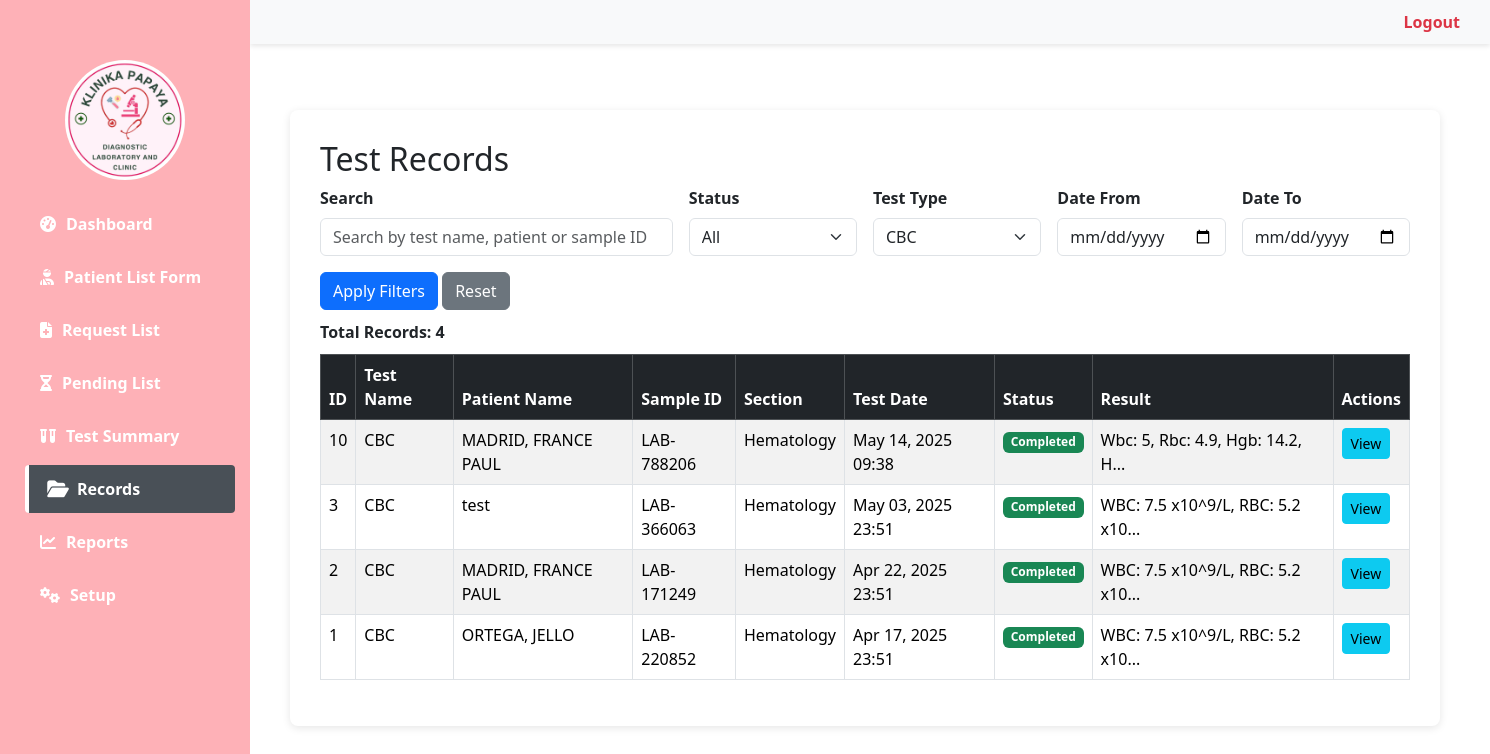
Page /records.php?test=CBC (signed in) on the committed database.
### tables this page shows
CREATE TABLE `test_records` (
  `id` int(11) NOT NULL,
  `test_name` varchar(100) NOT NULL,
  `patient_name` varchar(100) NOT NULL,
  `patient_id` int(11) NOT NULL,
  `sample_id` varchar(50) NOT NULL,
  `section` varchar(50) NOT NULL,
  `test_date` datetime NOT NULL,
  `result` text DEFAULT NULL,
  `status` enum('Pending','In Progress','Completed') DEFAULT 'Pending',
  `remarks` text DEFAULT NULL,
  `performed_by` varchar(50) DEFAULT NULL,
  `created_at` timestamp NOT NULL DEFAULT current_timestamp(),
  `updated_at` timestamp NOT NULL DEFAULT current_timestamp() ON UPDATE current_timestamp()
);

### records.php (the view, shortened to what this page needs)
<?php
require_once 'config/db_connect.php';
$searchTerm = $_GET['search'] ?? '';
$statusFilter = $_GET['status'] ?? 'all';
$testFilter = $_GET['test'] ?? 'all';
$dateFrom = $_GET['date_from'] ?? '';
$dateTo = $_GET['date_to'] ?? '';
$conditions = [];
$params = [];
if ($testFilter != 'all') {
    $conditions[] = "test_name = :test";
    $params[':test'] = $testFilter;
}
$whereClause = !empty($conditions) ? "WHERE " . implode(" AND ", $conditions) : "";
$recordsPerPage = 10;
$page = isset($_GET['page']) && is_numeric($_GET['page']) ? (int)$_GET['page'] : 1;
$offset = ($page - 1) * $recordsPerPage;
try {
    $countSql = "SELECT COUNT(*) FROM test_records $whereClause";
    $countStmt = $connect->prepare($countSql);
    foreach ($params as $key => $value) {
        $countStmt->bindValue($key, $value);
    }
    $countStmt->execute();
    $totalRecords = $countStmt->fetchColumn();
    $testTypesStmt = $connect->query("SELECT DISTINCT test_name FROM test_records ORDER BY test_name");
    $testTypes = $testTypesStmt->fetchAll(PDO::FETCH_COLUMN);
    $sql = "SELECT * FROM test_records $whereClause ORDER BY test_date DESC LIMIT :limit OFFSET :offset";
    $stmt = $connect->prepare($sql);
    foreach ($params as $key => $value) {
        $stmt->bindValue($key, $value);
    }
    $stmt->bindValue(':limit', $recordsPerPage, PDO::PARAM_INT);
    $stmt->bindValue(':offset', $offset, PDO::PARAM_INT);
    $stmt->execute();
    $records = $stmt->fetchAll(PDO::FETCH_ASSOC);
} catch (PDOException $e) {
    die("Database error: " . $e->getMessage());
}
?>
<!DOCTYPE html>
<html lang="en">
<head>
    <link href="https://cdn.jsdelivr.net/npm/bootstrap@5.3.3/dist/css/bootstrap.min.css" rel="stylesheet">
    <link rel="stylesheet" href="https://cdn.jsdelivr.net/npm/bootstrap-icons@1.11.1/font/bootstrap-icons.css">
    <link rel="stylesheet" href="assets/css/dashboard.css">
    <link rel="stylesheet" href="assets/css/style.css">
</head>
    <body>
        <header>
            <a href="logout.php" onclick="return confirm('Log out?')">Logout</a>
        </header>
    <?php include('sidebar.php'); ?>
    <div class="main-content">
        <div class="table-container">
            <h2>Test Records</h2>
            <div class="filters">
                <form method="GET" class="row g-3">
                    <div class="col-md-4">
                        <label for="search" class="form-label">Search</label>
                        <input type="text" class="form-control" id="search" name="search"
                               placeholder="Search by test name, patient or sample ID"
                               value="<?php echo htmlspecialchars($searchTerm); ?>">
                    </div>
                    <div class="col-md-2">
                        <label for="status" class="form-label">Status</label>
                        <select class="form-select" id="status" name="status">
                            <option value="all" <?php echo $statusFilter == 'all' ? 'selected' : ''; ?>>All</option>
                        </select>
                    </div>
                    <div class="col-md-2">
                        <label for="test" class="form-label">Test Type</label>
                        <select class="form-select" id="test" name="test">
                            <?php foreach ($testTypes as $type): ?>
                                <option value="<?php echo htmlspecialchars($type); ?>"
                                        <?php echo $testFilter == $type ? 'selected' : ''; ?>>
                                    <?php echo htmlspecialchars($type); ?>
                                </option>
                            <?php endforeach; ?>
                        </select>
                    </div>
                    <div class="col-md-2">
                        <label for="date_from" class="form-label">Date From</label>
                        <input type="date" class="form-control" id="date_from" name="date_from"
                               value="<?php echo htmlspecialchars($dateFrom); ?>">
                    </div>
                    <div class="col-md-2">
                        <label for="date_to" class="form-label">Date To</label>
                        <input type="date" class="form-control" id="date_to" name="date_to"
                               value="<?php echo htmlspecialchars($dateTo); ?>">
                    </div>
                    <div class="col-12">
                        <button type="submit" class="btn btn-primary">Apply Filters</button>
                        <a href="records.php" class="btn btn-secondary">Reset</a>
                    </div>
                </form>
            </div>
            <div class="record-count">
                Total Records: <?php echo $totalRecords; ?>
            </div>
            <table class="table table-striped table-bordered">
                <thead class="table-dark">
                    <tr>
                        <th>ID</th>
                        <th>Test Name</th>
                        <th>Patient Name</th>
                        <th>Sample ID</th>
                        <th>Section</th>
                        <th>Test Date</th>
                        <th>Status</th>
                        <th>Result</th>
                        <th>Actions</th>
                    </tr>
                </thead>
                <tbody>
                    <?php if (count($records) > 0): ?>
                        <?php foreach ($records as $record): ?>
                            <tr>
                                <td><?php echo htmlspecialchars($record['id']); ?></td>
                                <td><?php echo htmlspecialchars($record['test_name']); ?></td>
                                <td><?php echo htmlspecialchars($record['patient_name']); ?></td>
                                <td><?php echo htmlspecialchars($record['sample_id']); ?></td>
                                <td><?php echo htmlspecialchars($record['section']); ?></td>
                                <td><?php echo htmlspecialchars(date('M d, Y H:i', strtotime($record['test_date']))); ?></td>
                                <td>
                                    <?php if ($record['status'] == 'Pending'): ?>
                                        <span class="badge bg-warning text-dark">Pending</span>
                                    <?php elseif ($record['status'] == 'In Progress'): ?>
                                        <span class="badge bg-info">In Progress</span>
                                    <?php elseif ($record['status'] == 'Completed'): ?>
                                        <span class="badge bg-success">Completed</span>
                                    <?php endif; ?>
                                </td>
                                <td><?php echo !empty($record['result']) ? htmlspecialchars(substr($record['result'], 0, 30)) . '...' : 'N/A'; ?></td>
                                <td>
                                    <a href="view_record.php?id=<?php echo $record['id']; ?>" class="btn btn-sm btn-info">View</a>
                                </td>
                            </tr>
                        <?php endforeach; ?>
                    <?php else: ?>
                        <tr>
                            <td colspan="9" class="text-center">No records found.</td>
                        </tr>
                    <?php endif; ?>
                </tbody>
            </table>
        </div>
    </div>
</body>
</html>

### assets/css/dashboard.css (style rules this page uses)
body { font-family: Arial, sans-serif; margin: 0; padding: 0; display: flex; background-color: #f5f5f5; }
.table-container { background-color: white; border-radius: 8px; box-shadow: 0 2px 10px rgba(0,0,0,0.1); padding: 20px; margin-bottom: 20px; overflow-x: auto; }
table { width: 100%; border-collapse: collapse; }
th, td { padding: 12px 15px; text-align: left; border-bottom: 1px solid #ddd; }
th { background-color: #f2f2f2; font-weight: bold; }
label { display: block; margin-bottom: 5px; font-weight: bold; }
select, input { width: 100%; padding: 10px; border: 1px solid #ddd; border-radius: 4px; box-sizing: border-box; }
.btn { background-color: #3498db; color: white; border: none; padding: 10px 15px; border-radius: 4px; cursor: pointer; font-size: 16px; }

### assets/css/style.css (style rules this page uses)
.main-content { margin-left: 250px; padding: 30px 40px; }
header { background-color: #f8f9fa; padding: 10px 30px; text-align: right; position: fixed; width: calc(100% - 250px); top: 0; z-index: 1000; left: 250px; box-shadow: 0 2px 5px rgba(0, 0, 0, 0.1); }
header a { color: #dc3545; text-decoration: none; font-weight: bold; }
.table-container { margin-top: 80px; background-color: #fff; padding: 30px; border-radius: 8px; box-shadow: 0 2px 8px rgba(0, 0, 0, 0.1); width: 1150px; }
.record-count { font-weight: bold; margin: 10px 0; }

### rows in the picture
test_records: id "10", test_name "CBC", patient_name "MADRID, FRANCE PAUL", sample "LAB-788206", section "Hematology", test_date "May 14, 2025 09:38", status "Completed", result "Wbc: 5, Rbc: 4.9, Hgb: 14.2, H"
test_records: id "3", test_name "CBC", patient_name "test", sample "LAB-366063", section "Hematology", test_date "May 03, 2025 23:51", status "Completed", result "WBC: 7.5 x10^9/L, RBC: 5.2 x10"
test_records: id "2", test_name "CBC", patient_name "MADRID, FRANCE PAUL", sample "LAB-171249", section "Hematology", test_date "Apr 22, 2025 23:51", status "Completed", result "WBC: 7.5 x10^9/L, RBC: 5.2 x10"
test_records: id "1", test_name "CBC", patient_name "ORTEGA, JELLO", sample "LAB-220852", section "Hematology", test_date "Apr 17, 2025 23:51", status "Completed", result "WBC: 7.5 x10^9/L, RBC: 5.2 x10"

### other values in the picture
$totalRecords "4"
form field test "CBC"
